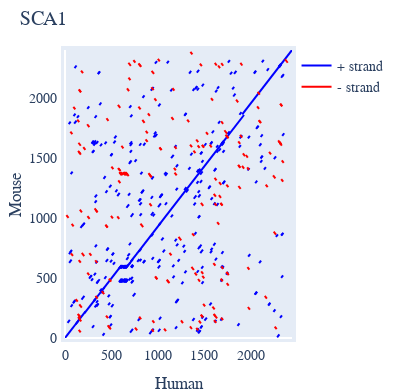

Notebook code cell kept with this figure:
### Markdown cell above
## Setting plot attributes

I'll modify the title and figure width.

### Code cell
draw = seqs.dotplot(name1="Human", name2="Mouse", rc=True, title="SCA1", width=400)
draw.show()

### Figure 1 — Plotly figure (JSON) as saved in the notebook; plotly's stock layout.template omitted (floating-point values rounded to 4 significant figures; data arrays with more than 128 entries replaced by an {"elided": "..."} marker saying what was removed)
{"data": [{"line": {"color": "blue"}, "mode": "lines", "name": "+ strand", "type": "scatter", "x": {"elided": "1061 int values"}, "xaxis": "x", "y": {"elided": "1061 int values"}, "yaxis": "y"}, {"line": {"color": "red"}, "mode": "lines", "name": "- strand", "type": "scatter", "x": {"elided": "566 int values"}, "xaxis": "x", "y": {"elided": "566 int values"}, "yaxis": "y"}], "layout": {"autosize": false, "font": {"family": "Balto", "size": 14}, "height": 392.1, "hovermode": "closest", "margin": {"b": 50, "l": 50, "pad": 4, "r": 50, "t": 50}, "showlegend": true, "title": {"text": "SCA1"}, "width": 400, "xaxis": {"mirror": true, "range": [0, 2445], "showgrid": false, "showline": true, "title": {"text": "Human"}, "visible": true}, "yaxis": {"mirror": true, "range": [0, 2397], "showgrid": false, "showline": true, "title": {"text": "Mouse"}, "visible": true}}}
